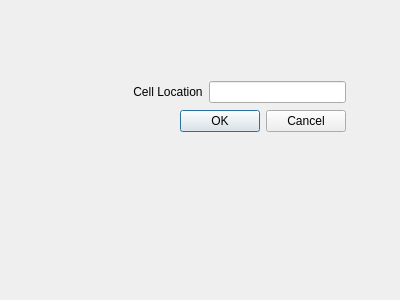
<?xml version="1.0" encoding="UTF-8"?>
<ui version="4.0">
 <class>gocelldialog</class>
 <widget class="QDialog" name="gocelldialog">
  <property name="geometry">
   <rect>
    <x>0</x>
    <y>0</y>
    <width>400</width>
    <height>300</height>
   </rect>
  </property>
  <property name="windowTitle">
   <string>Dialog</string>
  </property>
  <widget class="QWidget" name="layoutWidget">
   <property name="geometry">
    <rect>
     <x>130</x>
     <y>80</y>
     <width>216</width>
     <height>55</height>
    </rect>
   </property>
   <layout class="QVBoxLayout" name="verticalLayout">
    <item>
     <layout class="QHBoxLayout" name="horizontalLayout">
      <item>
       <widget class="QLabel" name="label">
        <property name="text">
         <string> Cell Location</string>
        </property>
       </widget>
      </item>
      <item>
       <widget class="QLineEdit" name="lineEdit"/>
      </item>
     </layout>
    </item>
    <item>
     <layout class="QHBoxLayout" name="horizontalLayout_2">
      <item>
       <spacer name="horizontalSpacer">
        <property name="orientation">
         <enum>Qt::Horizontal</enum>
        </property>
        <property name="sizeHint" stdset="0">
         <size>
          <width>40</width>
          <height>20</height>
         </size>
        </property>
       </spacer>
      </item>
      <item>
       <widget class="QPushButton" name="pushButton">
        <property name="text">
         <string>OK</string>
        </property>
       </widget>
      </item>
      <item>
       <widget class="QPushButton" name="pushButton_2">
        <property name="text">
         <string>Cancel</string>
        </property>
       </widget>
      </item>
     </layout>
    </item>
   </layout>
  </widget>
 </widget>
 <resources/>
 <connections>
  <connection>
   <sender>pushButton</sender>
   <signal>clicked()</signal>
   <receiver>gocelldialog</receiver>
   <slot>accept()</slot>
   <hints>
    <hint type="sourcelabel">
     <x>196</x>
     <y>121</y>
    </hint>
    <hint type="destinationlabel">
     <x>198</x>
     <y>218</y>
    </hint>
   </hints>
  </connection>
  <connection>
   <sender>pushButton_2</sender>
   <signal>clicked()</signal>
   <receiver>gocelldialog</receiver>
   <slot>reject()</slot>
   <hints>
    <hint type="sourcelabel">
     <x>289</x>
     <y>132</y>
    </hint>
    <hint type="destinationlabel">
     <x>313</x>
     <y>179</y>
    </hint>
   </hints>
  </connection>
 </connections>
</ui>
